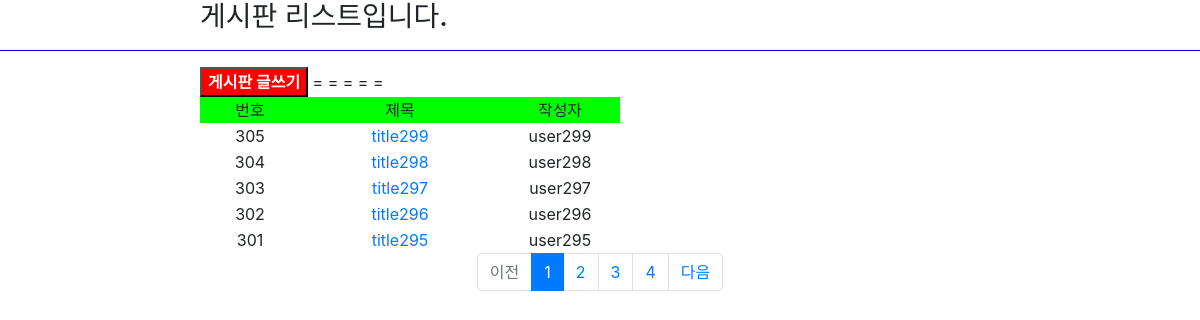
/app1/list, run on the app's committed database.
### app1/models.py (models this page shows)
class Board(models.Model):
    title = models.CharField(max_length=200)
    content = models.CharField(max_length=200)
    writer = models.CharField(max_length=200)
    def __str__(self):
        return str(self.id) + ", " + self.title + ", " + self.content + ", " + self.writer

### app1/views.py (the view)
# urls.py: path('/list', app1.views.list, name='list'),
def list(request):
    print('list함수 호출됨.')
    page = request.GET.get('page', 1)
    board_list = Board.objects.order_by('-id')
    print('db에서 가지고 온 data>> ' , board_list)
    paginator = Paginator(board_list, 5)
    page_obj = paginator.get_page(page)
    context = {
        'list' : page_obj
    }
    return render(request, 'app1/list.html', context)

### templates/app1/list.html (shortened to what this page needs)
{% load static %}
<!DOCTYPE html>
<html lang="en">
<head>
    <link rel="stylesheet" type="text/css" href="{% static 'bootstrap.min.css' %}">
    <link rel="stylesheet" type="text/css" href="{% static 'style.css' %}">
</head>
<body>
<h3>게시판 리스트입니다.</h3>
<hr color="blue">
<a href="/app1/insert">
    <button style="background: red; color: white; font-weight: bold;">
        게시판 글쓰기
    </button>
</a>
<table>
    <tr>
        <td class="td1 tdtop">번호</td>
        <td class="td2 tdtop">제목</td>
        <td class="td3 tdtop">작성자</td>
    </tr>
    {% if list %}
        {% for one in list %}
            <tr>=
                <td class="td1">{{one.id}}</td>
                <td class="td2">
                    <a href="/app1/one/{{one.id}}">
                        {{one.title}}
                    </a>
                </td>
                <td class="td3">{{one.writer}}</td>
            </tr>
        {% endfor %}
    {% endif %}
</table>
    <ul class="pagination justify-content-center">
        {% if list.has_previous %}
        <li class="page-item">
            <a class="page-link" href="?page={{ list.previous_page_number }}">이전</a>
        </li>
        {% else %}
        <li class="page-item disabled">
            <a class="page-link" tabindex="-1" aria-disabled="true" href="#">이전</a>
        </li>
        {% endif %}
        {% for page_number in list.paginator.page_range %}
            {% if page_number >= list.number|add:-3 and page_number <= list.number|add:3 %}
                {% if page_number == list.number %}
                <li class="page-item active" aria-current="page">
                    <a class="page-link" href="?page={{ page_number }}">{{ page_number }}</a>
                </li>
                {% else %}
                <li class="page-item">
                    <a class="page-link" href="?page={{ page_number }}">{{ page_number }}</a>
                </li>
                {% endif %}
            {% endif %}
        {% endfor %}
        {% if list.has_next %}
        <li class="page-item">
            <a class="page-link" href="?page={{ list.next_page_number }}">다음</a>
        </li>
        {% else %}
        <li class="page-item disabled">
            <a class="page-link" tabindex="-1" aria-disabled="true" href="#">다음</a>
        </li>
        {% endif %}
    </ul>
</body>
</html>

### templates/app1/list.html (style rules this page uses)
td { text-align: center; }
.tdtop { background: lime; }
.td1 { width: 100px; }
.td2 { width: 200px; }
.td3 { width: 120px; }
table, h3, button { margin-left: 200px; }

### data on the page
Board: id "305", title "title299", writer "user299"
Board: id "304", title "title298", writer "user298"
Board: id "303", title "title297", writer "user297"
Board: id "302", title "title296", writer "user296"
Board: id "301", title "title295", writer "user295"

### other printed values
{{ page_number }} "1"
{{ page_number }} "2" "3" "4"
